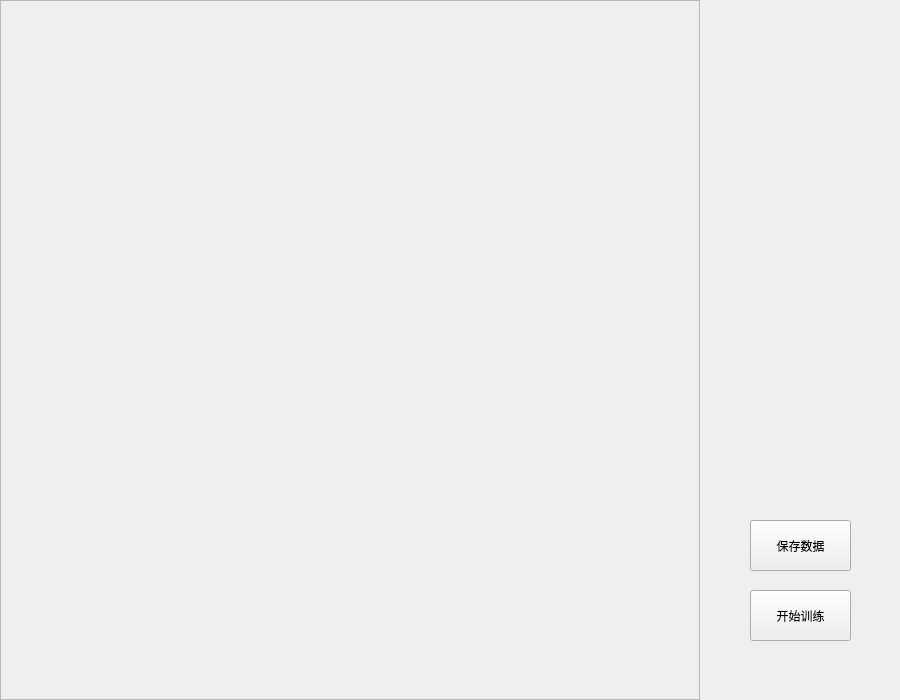
<?xml version="1.0" encoding="UTF-8"?>
<ui version="4.0">
 <class>MainWindow</class>
 <widget class="QMainWindow" name="MainWindow">
  <property name="geometry">
   <rect>
    <x>0</x>
    <y>0</y>
    <width>900</width>
    <height>700</height>
   </rect>
  </property>
  <property name="minimumSize">
   <size>
    <width>900</width>
    <height>700</height>
   </size>
  </property>
  <property name="maximumSize">
   <size>
    <width>900</width>
    <height>700</height>
   </size>
  </property>
  <property name="windowTitle">
   <string>MainWindow</string>
  </property>
  <widget class="QWidget" name="centralwidget">
   <widget class="QFrame" name="frame">
    <property name="geometry">
     <rect>
      <x>0</x>
      <y>0</y>
      <width>700</width>
      <height>700</height>
     </rect>
    </property>
    <property name="minimumSize">
     <size>
      <width>700</width>
      <height>700</height>
     </size>
    </property>
    <property name="maximumSize">
     <size>
      <width>700</width>
      <height>700</height>
     </size>
    </property>
    <property name="styleSheet">
     <string notr="true">border-image: url(:/img/img/chessBoard_4_4.png);</string>
    </property>
    <property name="frameShape">
     <enum>QFrame::StyledPanel</enum>
    </property>
    <property name="frameShadow">
     <enum>QFrame::Raised</enum>
    </property>
   </widget>
   <widget class="QPushButton" name="pushButton">
    <property name="geometry">
     <rect>
      <x>750</x>
      <y>590</y>
      <width>101</width>
      <height>51</height>
     </rect>
    </property>
    <property name="text">
     <string>开始训练</string>
    </property>
   </widget>
   <widget class="QPushButton" name="pushButton_2">
    <property name="geometry">
     <rect>
      <x>750</x>
      <y>520</y>
      <width>101</width>
      <height>51</height>
     </rect>
    </property>
    <property name="text">
     <string>保存数据</string>
    </property>
   </widget>
  </widget>
 </widget>
 <resources>
  <include location="GUI.qrc"/>
 </resources>
 <connections/>
</ui>
